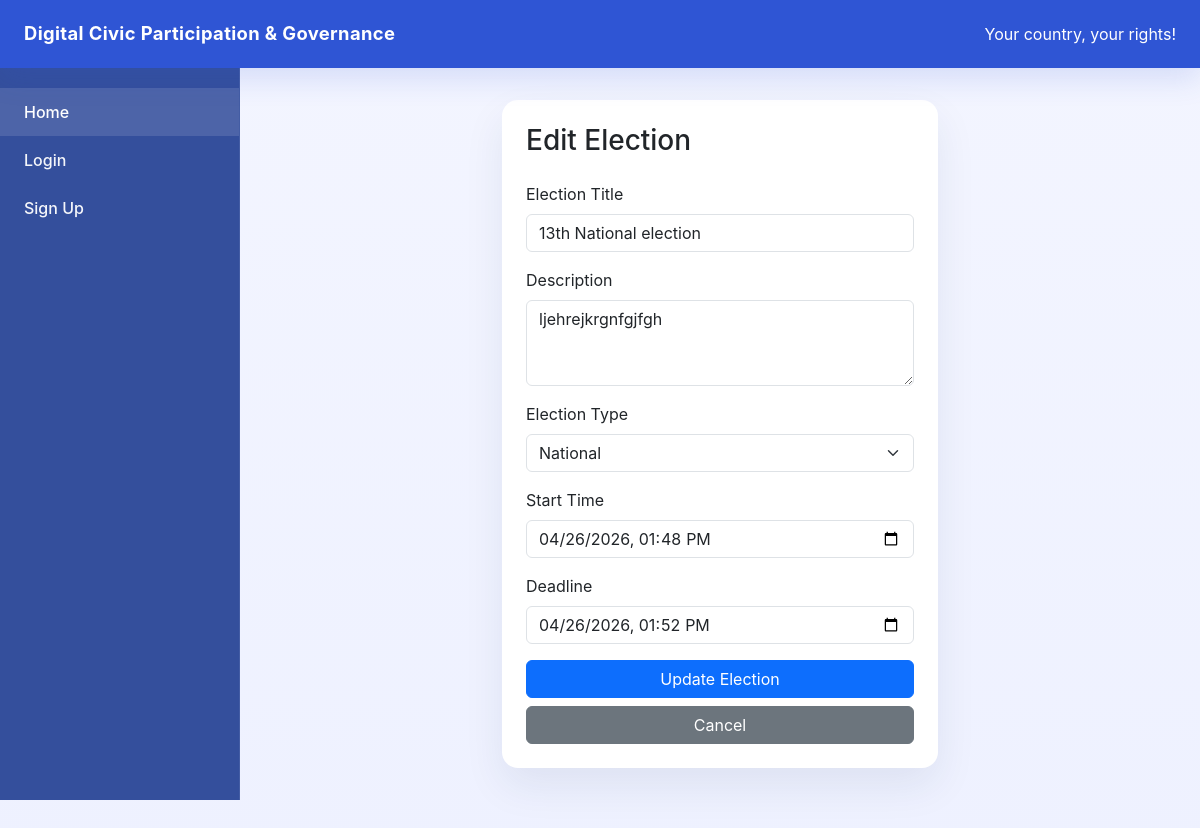
/election_creation/edit_election/1, run on the app's committed database.
### models/election_creation.py (models this page shows)
class ElectionCreation(db.Model):
    __tablename__ = "election_creation"
    id = db.Column(db.Integer, primary_key=True)
    title = db.Column(db.String(200), nullable=False)
    description = db.Column(db.String(500), nullable=False)
    type = db.Column(db.String(50), nullable = False, default = "Local")
    start_time = db.Column(db.String(50), nullable=False)  # added for election start reminder
    deadline = db.Column(db.String(50), nullable=False)
    result_published = db.Column(db.Boolean, default=False, nullable=False)  # added for result published notification
    start_notified = db.Column(db.Boolean, default=False, nullable=False)  # added to avoid duplicate start notifications
    end_notified = db.Column(db.Boolean, default=False, nullable=False)  # added to avoid duplicate end notifications
    result_notified = db.Column(db.Boolean, default=False, nullable=False)  # added to avoid duplicate result notifications
    options = db.relationship(
        "VotingOption",
        backref="election",
        cascade="all, delete-orphan",
        lazy=True
    )

### routes/election_creation_routes.py (the view, shortened to what this page needs)
@e_bp.route("/edit_election/<int:election_id>", methods = ["GET", "POST"])
def edit_election(election_id):
    election = ElectionCreation.query.get(election_id)
    if not election:
        return "Election not found", 404
    return render_template("edit_election.html", election = election)

### app.py (called while the page is built, shortened)
@app.context_processor
def inject_notification_count():
    unread_notification_count = 0
    current_user = None  # added
    voter_id = session.get("user_id")
    return dict(unread_notification_count=unread_notification_count, current_user=current_user)

### templates/edit_election.html (shortened to what this page needs)
{% extends "base.html" %}
{% block content %}
<div class="row justify-content-center">
    <div class="col-lg-6">
        <div class="card card-smooth">
            <div class="card-body p-4">
                <h3 class="mb-4">Edit Election</h3>
                <form action="{{ url_for('e_bp.edit_election', election_id=election.id) }}" method="POST">
                    <div class="mb-3">
                        <label class="form-label">Election Title</label>
                        <input type="text" class="form-control" name="title" value="{{ election.title }}" required>
                    </div>
                    <div class="mb-3">
                        <label class="form-label">Description</label>
                        <textarea class="form-control" name="description" rows="3" required>{{ election.description }}</textarea>
                    </div>
                    <div class="mb-3">
                        <label class="form-label">Election Type</label>
                        <select class="form-select" name="type" required>
                            <option value="national" {% if election.type == "national" %}selected{% endif %}>National</option>
                        </select>
                    </div>
                    <div class="mb-3">
                        <label class="form-label">Start Time</label>
                        <input type="datetime-local" class="form-control" name="start_time" value="{{ election.start_time }}" required>
                    </div>
                    <div class="mb-3">
                        <label class="form-label">Deadline</label>
                        <input type="datetime-local" class="form-control" name="deadline" value="{{ election.deadline }}" required>
                    </div>
                    <button type="submit" class="btn btn-primary w-100">Update Election</button>
                    <a href="{{ url_for('e_bp.election_creation_page') }}" class="btn btn-secondary w-100 mt-2">
                        Cancel
                    </a>
                </form>
            </div>
        </div>
    </div>
</div>
{% endblock %}

### templates/base.html (style rules this page uses)
:root { --brand: #2f55d4; --brand-soft: #edf0ff; --surface: #ffffff; --surface-soft: #f4f6ff; --text: #1f305f; --muted: #6d7790; }
body { margin: 0; min-height: 100vh; background: linear-gradient(180deg, #f3f5ff 0%, #eef1ff 100%); font-family: Inter, system-ui, -apple-system, BlinkMacSystemFont, "Segoe UI", sans-serif; color: var(--text); }
.card-smooth { border: 0; border-radius: 1rem; background: var(--surface); box-shadow: 0 18px 40px rgba(23, 45, 92, 0.08); }

### data on the page
ElectionCreation: title "13th National election", description "ljehrejkrgnfgjfgh", type "National", start_time "04/26/2026 13:48", deadline "04/26/2026 13:52"
